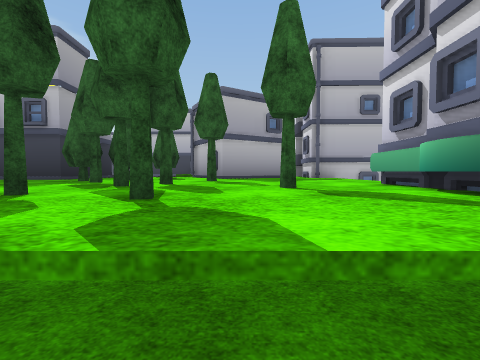
[1] (above)

24 first-person views from a walk through a scene from a Unity 3-D project. The camera is 1.5 m above the floor, tilts 2° down and sees 90° across. The floor is counted in squares, 2 m on a side. Each view is taken from the middle of a square. On the plan, view 1 faces up. The plan holds only what a view shows up to about 9 squares ahead; the rest is blank. The place goes on beyond the plan. Some surface patterns are stand-ins.

[2]
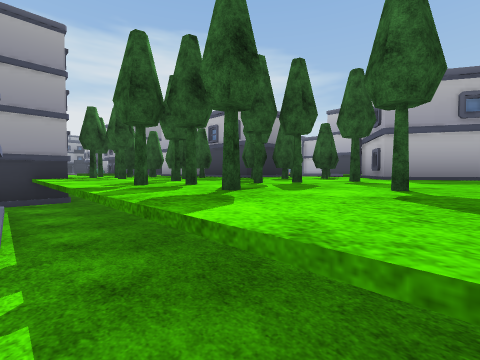

[3]
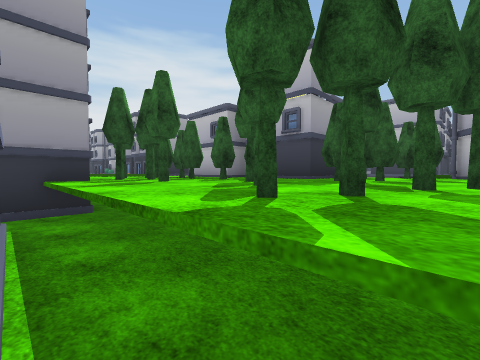

[4]
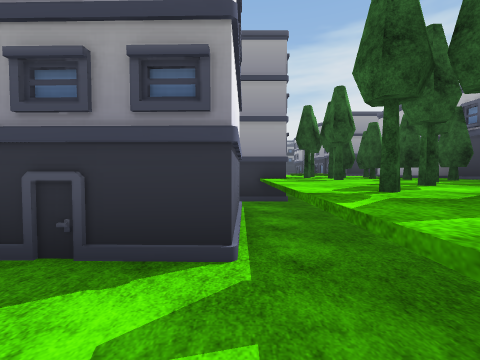

[5]
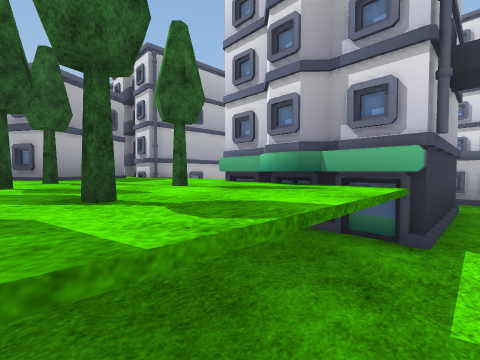

[6]
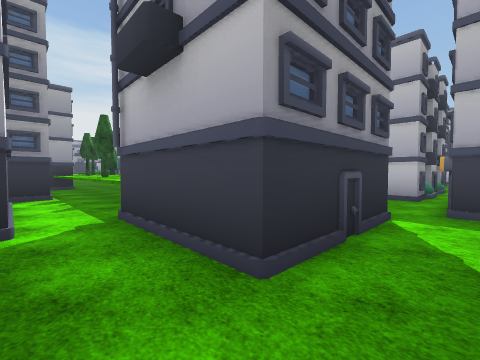

[7]
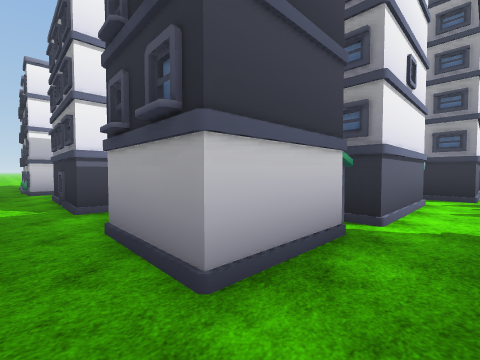

[8]
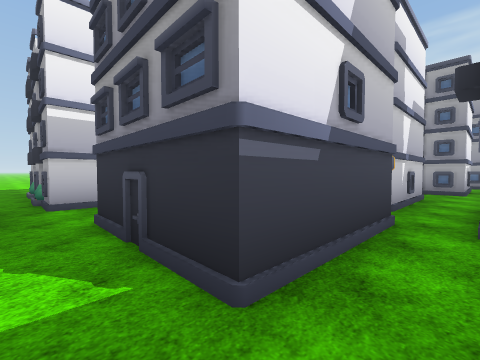

[9]
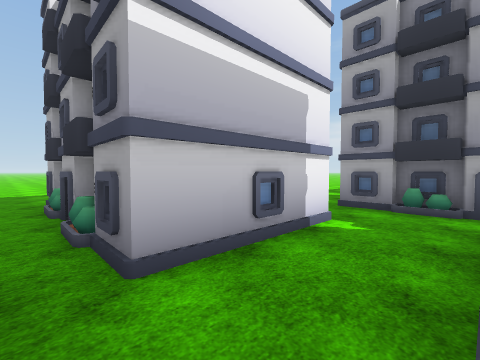

[10]
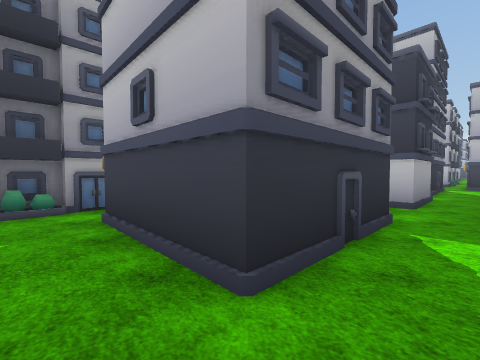

[11]
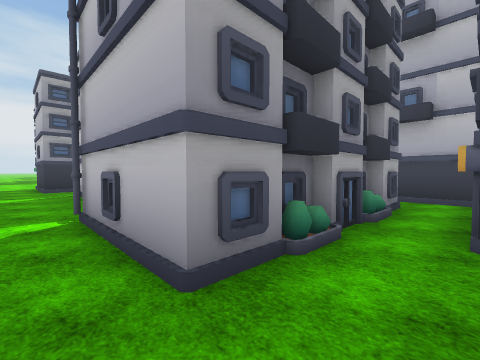

[12]
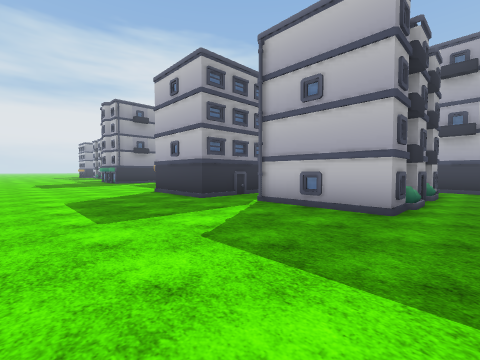

[13]
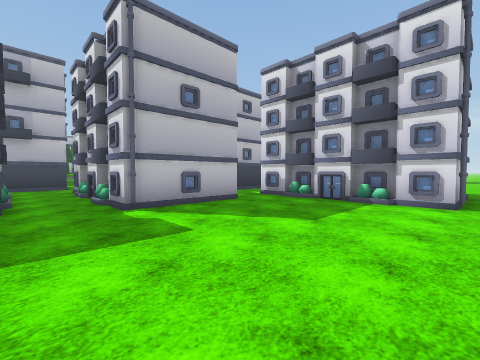

[14]
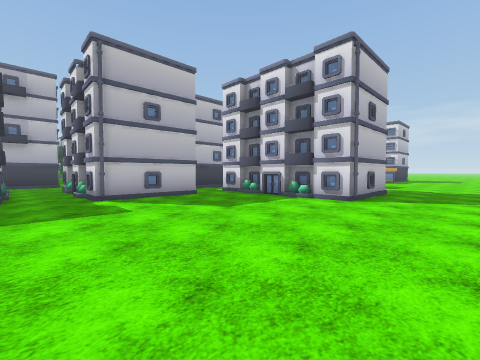

[15]
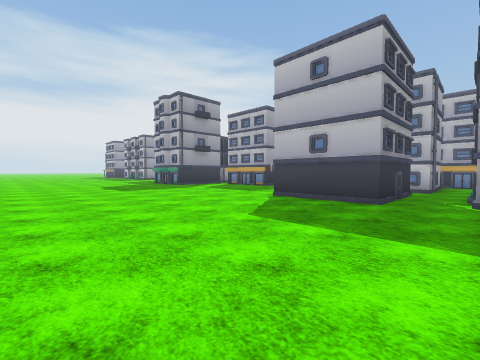

[16]
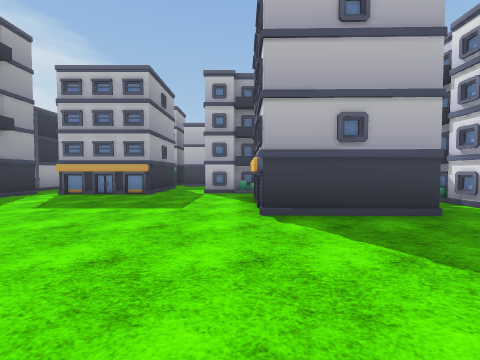

[17]
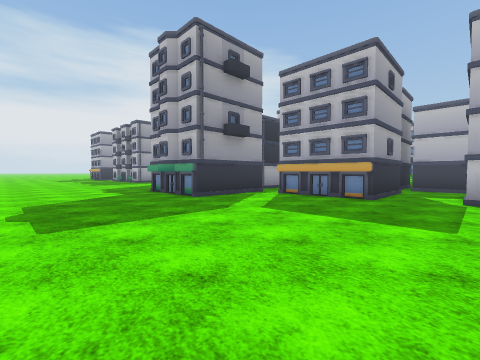

[18]
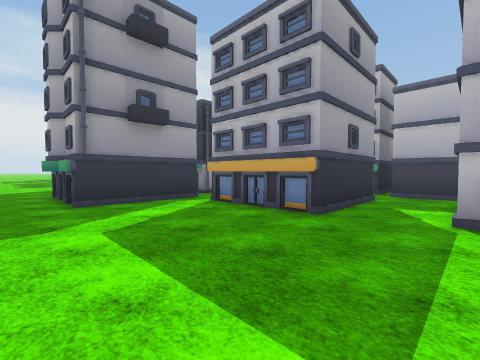

[19]
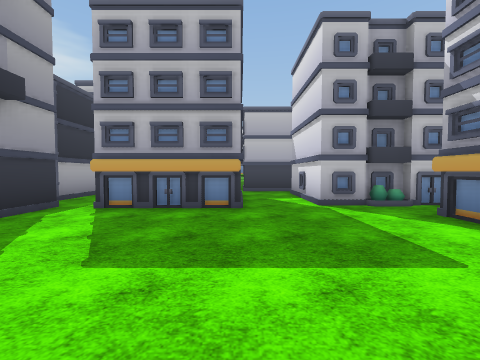

[20]
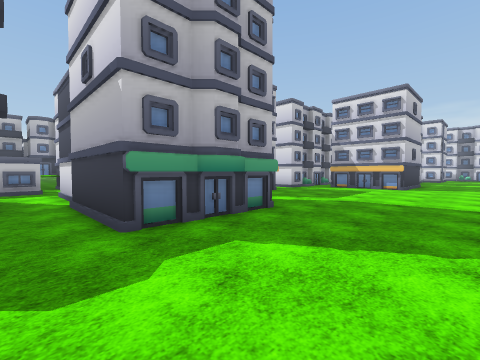

[21]
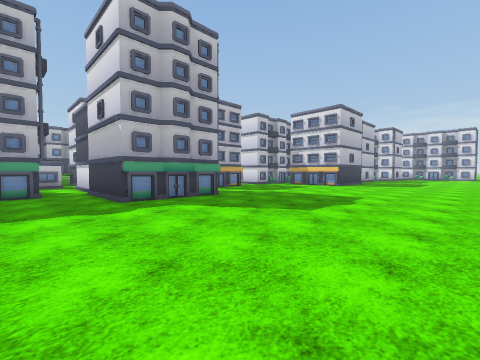

[22]
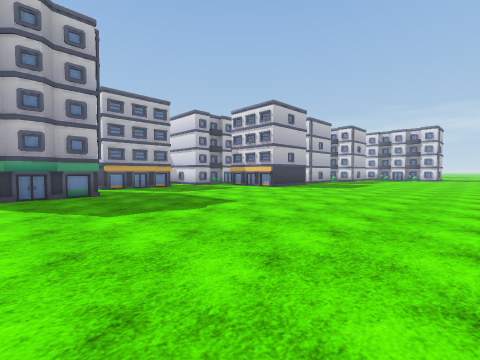

[23]
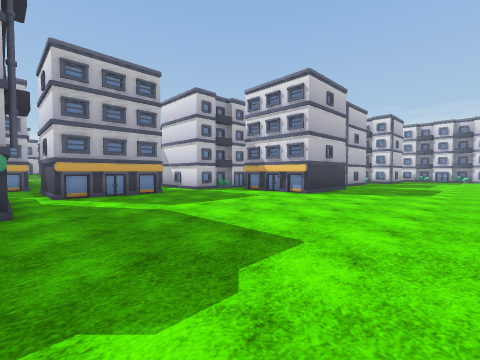

[24]
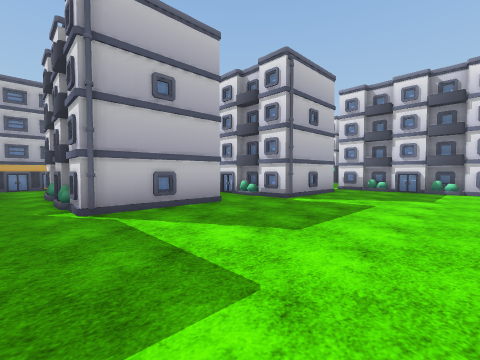

### Floor plan
Key: @ floor where view 1 was taken; # wall or solid block; . floor; ^ raised ledge; B building; T tree; O other object.
Columns run from 24 left of view 1 to 7 right of it. Each row starts with its distance up from view 1.
  8                       ^   #  B
  7                     B^TB B#  B
  6                     BOTBBBBBBB
  5                 BBBBB^T^^^^  .B
  4               ^^ T^TTTTTT^^  .B
  3               ^^OOTTT^^TT^#  B
  2                ^TTTT^TTT^T#  B
  1                   ^^^^TT^^#BBB
  0          BB       BBBBB.@......B
 -1   B      BBB          BBBBB.B..
 -2  B.  B   ...    BB    B    B B.
 -3  ..BB.B  B.B    ..  BB       B.
 -4 B...B.B  B.#    B.......BBB....
 -5 B..BB.B  B.#B#BBBB  B.B##BBBBB.
 -6 B.B  BBBBB....  .B  B.B  B   B.
 -7 ..B  B.......B B.B  B.B  BB  B.
 -8 ..B  B.......B B.B  B.B #BBBBB.
 -9 ..BBBB.......  B.BBBB.B BB.....
-10 .............BBB......BBB..##B.
-11 ...........................B B.
-12 ...........................  B.
-13 ..........................BB B.
-14 ...........................B B.
-15 ..................  .......B....
-16    ...............  ............
-17    .............    ............

Where each view was taken, in squares from view 1:
view 1: 0 up, 0 right, facing up
view 2: 0 up, 1 right, facing up-left
view 3: 0 up, 1 left, facing up-left
view 4: 0 up, 0 right, facing left
view 5: 0 up, 1 left, facing up-right
view 6: 1 down, 6 right, facing up-left
view 7: 0 up, 6 right, facing down-left
view 8: 4 down, 6 right, facing down-left
view 9: 8 down, 6 right, facing down-left
view 10: 9 down, 6 right, facing up-left
view 11: 11 down, 2 right, facing up-left
view 12: 14 down, 3 left, facing up-left
view 13: 15 down, 4 left, facing up-right
view 14: 17 down, 4 left, facing up-right
view 15: 16 down, 7 left, facing up-left
view 16: 14 down, 12 left, facing up
view 17: 13 down, 13 left, facing up-left
view 18: 10 down, 13 left, facing up-left
view 19: 11 down, 15 left, facing up
view 20: 12 down, 23 left, facing up-right
view 21: 15 down, 24 left, facing up-right
view 22: 17 down, 21 left, facing up-right
view 23: 14 down, 19 left, facing up-right
view 24: 14 down, 8 left, facing up-right
